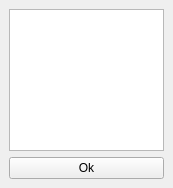
<ui version="4.0" >
 <author></author>
 <comment></comment>
 <exportmacro></exportmacro>
 <class>Form</class>
 <widget class="QWidget" name="Form" >
  <property name="geometry" >
   <rect>
    <x>0</x>
    <y>0</y>
    <width>173</width>
    <height>188</height>
   </rect>
  </property>
  <property name="windowTitle" >
   <string>Form</string>
  </property>
  <layout class="QVBoxLayout" >
   <property name="margin" >
    <number>9</number>
   </property>
   <property name="spacing" >
    <number>6</number>
   </property>
   <item>
    <widget class="QListView" name="listview" />
   </item>
   <item>
    <widget class="QPushButton" name="button" >
     <property name="text" >
      <string>Ok</string>
     </property>
    </widget>
   </item>
  </layout>
 </widget>
 <pixmapfunction></pixmapfunction>
 <resources/>
 <connections/>
</ui>
